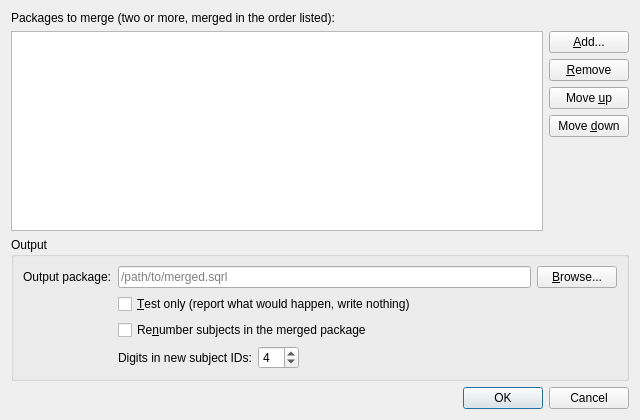
<?xml version="1.0" encoding="UTF-8"?>
<ui version="4.0">
 <class>mergeDialog</class>
 <widget class="QDialog" name="mergeDialog">
  <property name="geometry">
   <rect>
    <x>0</x>
    <y>0</y>
    <width>640</width>
    <height>420</height>
   </rect>
  </property>
  <property name="windowTitle">
   <string>Merge packages</string>
  </property>
  <layout class="QVBoxLayout" name="verticalLayout">
   <item>
    <widget class="QLabel" name="inputLabel">
     <property name="text">
      <string>Packages to merge (two or more, merged in the order listed):</string>
     </property>
    </widget>
   </item>
   <item>
    <layout class="QHBoxLayout" name="inputLayout">
     <item>
      <widget class="QListWidget" name="inputList">
       <property name="alternatingRowColors">
        <bool>true</bool>
       </property>
       <property name="selectionMode">
        <enum>QAbstractItemView::ExtendedSelection</enum>
       </property>
      </widget>
     </item>
     <item>
      <layout class="QVBoxLayout" name="inputButtonLayout">
       <item>
        <widget class="QPushButton" name="addButton">
         <property name="text">
          <string>&amp;Add...</string>
         </property>
        </widget>
       </item>
       <item>
        <widget class="QPushButton" name="removeButton">
         <property name="text">
          <string>&amp;Remove</string>
         </property>
        </widget>
       </item>
       <item>
        <widget class="QPushButton" name="upButton">
         <property name="text">
          <string>Move &amp;up</string>
         </property>
        </widget>
       </item>
       <item>
        <widget class="QPushButton" name="downButton">
         <property name="text">
          <string>Move &amp;down</string>
         </property>
        </widget>
       </item>
       <item>
        <spacer name="inputButtonSpacer">
         <property name="orientation">
          <enum>Qt::Vertical</enum>
         </property>
         <property name="sizeHint" stdset="0">
          <size>
           <width>20</width>
           <height>40</height>
          </size>
         </property>
        </spacer>
       </item>
      </layout>
     </item>
    </layout>
   </item>
   <item>
    <widget class="QGroupBox" name="outputGroup">
     <property name="title">
      <string>Output</string>
     </property>
     <layout class="QGridLayout" name="outputLayout">
      <item row="0" column="0">
       <widget class="QLabel" name="outputLabel">
        <property name="text">
         <string>Output package:</string>
        </property>
       </widget>
      </item>
      <item row="0" column="1">
       <widget class="QLineEdit" name="outputEdit">
        <property name="placeholderText">
         <string>/path/to/merged.sqrl</string>
        </property>
       </widget>
      </item>
      <item row="0" column="2">
       <widget class="QPushButton" name="browseButton">
        <property name="text">
         <string>&amp;Browse...</string>
        </property>
       </widget>
      </item>
      <item row="1" column="1" colspan="2">
       <widget class="QCheckBox" name="testOnlyCheck">
        <property name="text">
         <string>&amp;Test only (report what would happen, write nothing)</string>
        </property>
       </widget>
      </item>
      <item row="2" column="1" colspan="2">
       <widget class="QCheckBox" name="renumberCheck">
        <property name="text">
         <string>Re&amp;number subjects in the merged package</string>
        </property>
       </widget>
      </item>
      <item row="3" column="1" colspan="2">
       <layout class="QHBoxLayout" name="digitsLayout">
        <item>
         <widget class="QLabel" name="digitsLabel">
          <property name="text">
           <string>Digits in new subject IDs:</string>
          </property>
         </widget>
        </item>
        <item>
         <widget class="QSpinBox" name="digitsSpin">
          <property name="minimum">
           <number>1</number>
          </property>
          <property name="maximum">
           <number>10</number>
          </property>
          <property name="value">
           <number>4</number>
          </property>
         </widget>
        </item>
        <item>
         <spacer name="digitsSpacer">
          <property name="orientation">
           <enum>Qt::Horizontal</enum>
          </property>
          <property name="sizeHint" stdset="0">
           <size>
            <width>40</width>
            <height>20</height>
           </size>
          </property>
         </spacer>
        </item>
       </layout>
      </item>
     </layout>
    </widget>
   </item>
   <item>
    <widget class="QDialogButtonBox" name="buttonBox">
     <property name="orientation">
      <enum>Qt::Horizontal</enum>
     </property>
     <property name="standardButtons">
      <set>QDialogButtonBox::Cancel|QDialogButtonBox::Ok</set>
     </property>
    </widget>
   </item>
  </layout>
 </widget>
 <resources/>
 <connections/>
</ui>
